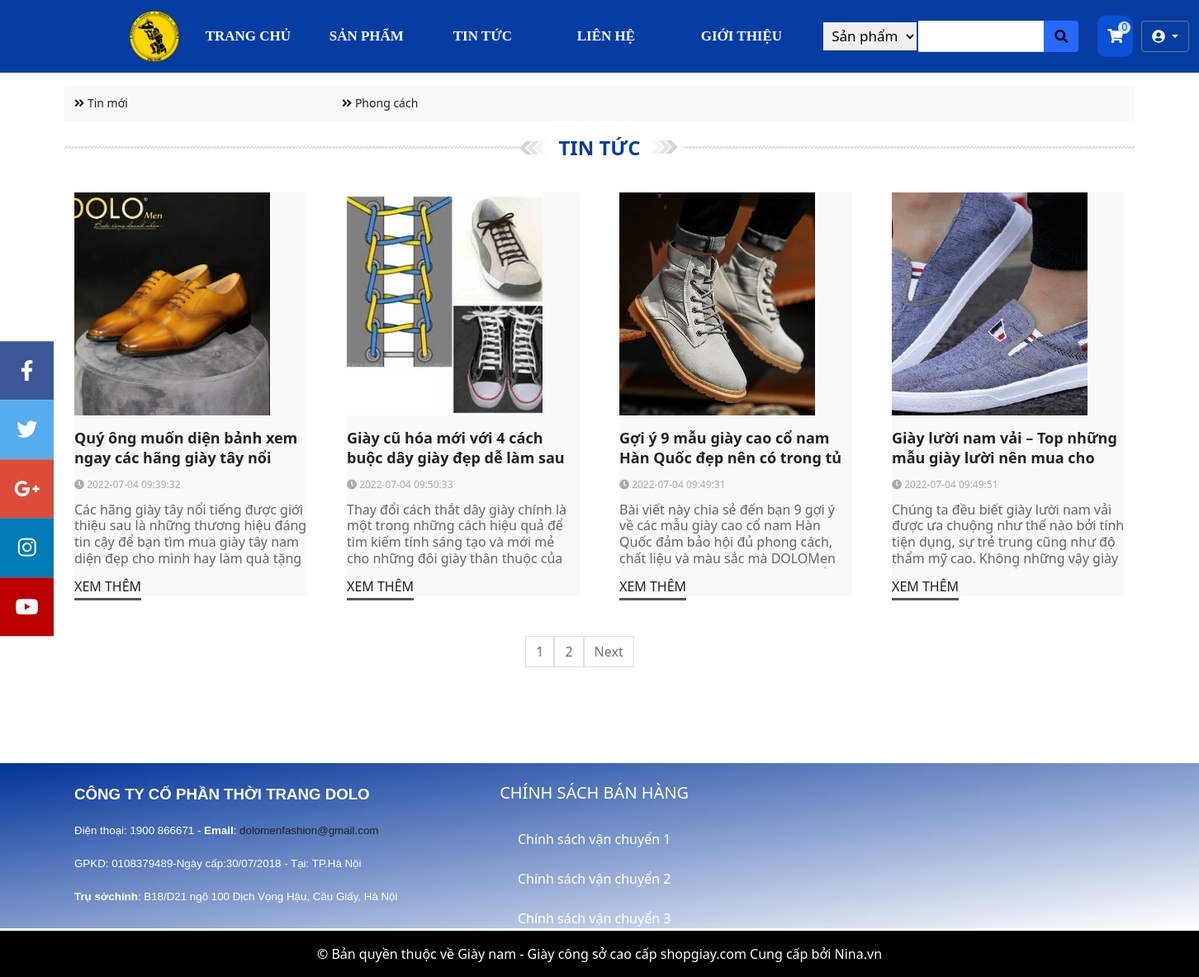
The page /index.php?action=news&act=news on the database its author committed.
### tables this page shows
CREATE TABLE `loai_tintuc` (
  `loai_tintuc_id` int(11) NOT NULL COMMENT 'mã loại tin tức',
  `ten_loai_tintuc` varchar(150) NOT NULL COMMENT 'tên loại tin tức'
);

CREATE TABLE `tintuc` (
  `tintuc_id` int(11) NOT NULL COMMENT 'mã tin tức',
  `loai_tintuc_id` int(11) NOT NULL COMMENT 'mã loại tin tức',
  `tieu_de` varchar(255) NOT NULL COMMENT 'tiêu đề tin tức',
  `luot_xem` int(11) NOT NULL COMMENT 'lượt xem',
  `mota_ngan` text DEFAULT NULL COMMENT 'mô tả ngắn',
  `noi_dung` text NOT NULL COMMENT 'Nội dung tin tức',
  `image_tintuc` text NOT NULL COMMENT 'ảnh tin tức',
  `status` int(11) NOT NULL COMMENT 'trạng thái tin tức đăng hay không đăng',
  `date_update` datetime NOT NULL COMMENT 'thời gian cập nhật tin tức'
);

### models/connect.php (called while the page is built, shortened)
<?php
    class connect{
        private $db;
        public function __construct()
        {
            $dsn='mysql:host=localhost;dbname=shopgiay';
            $user='root';
            $pass='';
            try{
                $this->db=new PDO($dsn,$user,$pass,array(PDO::MYSQL_ATTR_INIT_COMMAND=>"SET NAMES utf8"));
            }catch (PDOException $e){
                die($e->getMessage());
            }
        }
        public function getList($select){
            $results=$this->db->query($select);
            return $results;
        }
    }
?>

### models/news.php (called while the page is built, shortened)
<?php
  class news{
    public function getnews(){
      $select="select * from `tintuc` where status=1";
      $db=new connect();
      $result = $db->getList($select);
      return $result;
    }
    public function getloainews(){
      $select="select * from `loai_tintuc`";
      $db=new connect();
      $result = $db->getList($select);
      return $result;
    }
    function getListPage($start,$limit){
      $db= new connect();
      $select="select * from `tintuc` where status=1 limit ".$start.",".$limit;
      $result=$db->getList($select);
      return $result;
    }
  }

### models/page.php (called while the page is built, shortened)
<?php
class Page
{
    function findStart($limit)
    {
        if (!isset($_GET['page']) || $_GET['page'] == 1) {
            $start = 0;
        } else {
            $start = ($_GET['page'] - 1) * $limit;
        }
        return $start;
    }
    function findPage($count, $limit)
    {
        $page = (($count % $limit) == 0) ? $count / $limit : floor($count / $limit) + 1;
        return $page;
    }
}
?>

### views/news.php (the view, shortened to what this page needs)
<section id="news" class="block-news">
  <div class="item-cate-news">
    <ul class="row">
      <?php
        $news=new news();
        $results=$news->getloainews();
        foreach($results as $key => $set):
      ?>
      <li class="col-md-3 col-sm-4 col-xs-6" <?php if($key==0){echo 'hidden';} ?>>
        <h2><a href="index.php?action=news&act=news&type=<?php echo $set['loai_tintuc_id']; ?>"  title="<?php echo $set['ten_loai_tintuc']; ?>">
          <i class="fa fa-angle-double-right" aria-hidden="true"></i>
            <?php echo $set['ten_loai_tintuc']; ?></a></h2>
      </li>
      <?php
        endforeach;
      ?>
    </ul>
  </div>
  <div class="block-title">
    <h2 class="title"><a style="pointer-events: none;">TIN TỨC</a></h2>
  </div>
  <div class="block-content">
    <div class="row">
      <?php
        $p = new Page();
        $limit = 4;
        $start = $p->findStart($limit);
        if (isset($_GET['type']) && $_GET['type'] != '') {
          $type=$_GET['type'];
          $results = $news->getnews_loai($type);
          $count = $results->rowCount();
          $results = $news->getListPage_loai($start, $limit, $type);
        }else{
          $results=$news->getnews();
          $count = $results->rowCount();
          $results = $news->getListPage($start, $limit);
        }
          $page = $p->findPage($count, $limit);
          $current_page = (isset($_GET['page'])) ? $_GET['page'] : 1;
          while ($set = $results->fetch()) :
      ?>
      <div class="col-md-3 col-sm-6 col-xs-12 wrap-item">
        <div class="item">
          <div class="item-content">
            <a href="index.php?action=news&act=news_detail&id=<?php echo $set['tintuc_id']; ?>" class="img">
              <img src="<?php echo $set['image_tintuc']; ?>" class="item-img" alt="...">
            </a>
            <div class="item-body">
              <h3 class="item-title">
                <a href="index.php?action=news&act=news_detail&id=<?php echo $set['tintuc_id']; ?>">
                  <?php echo $set['tieu_de'] ?>
                </a>
              </h3>
              <div class="item-time">
                <i class="fas fa-clock" aria-hidden="true"></i> <?php echo $set['date_update'] ?>
              </div>
              <div class="item-info"><?php echo $set['mota_ngan'] ?></div>
              <div class="view_all">
                <a href="index.php?action=news&act=news_detail&id=<?php echo $set['tintuc_id']; ?>">
                  Xem thêm
                </a>
              </div>
            </div>
          </div>
        </div>
      </div>
      <?php
      endwhile;
      ?>
    </div>
  </div>
  <div class="text-center mb-5 mt-2 me-5" <?php if($page<2) echo 'hidden'; ?>>
      <nav class="page-nav" style="display: inline-block;">
        <ul class="pagination">
          <?php
            for ($i = 1; $i <= $page; $i++) {
          ?>
          <li>
            <a href="index.php?action=news&act=news<?php if(isset($_GET['type'])&&$_GET['type']!=''){echo '&type='.$_GET['type'];}?>&page=<?php echo $i ?>"
              class="page-link text-secondary"><?php echo $i ?></a>
          </li>
          <?php
            }
            if ($current_page < $page && $page > 1) {
              if(isset($_GET['type'])&&$_GET['type']!=''){
                echo '<li><a href="index.php?action=news&act=news&type='.$_GET['type'].'&page=' . ($current_page + 1) . '" class="page-link text-secondary">Next</a></li>';
              }else{
                echo '<li><a href="index.php?action=news&act=news&page=' . ($current_page + 1) . '" class="page-link  text-secondary">Next</a></li>';
              }
            }
          ?>
        </ul>
      </nav>
    </div>
</section>

### assets/css/style.css (style rules this page uses)
:root { --main-color: rgb(5, 61, 163); --text-button: rgb(255, 255, 255); --bg-color: rgb(255, 255, 255); --bs-font-sans-serif: system-ui, -apple-system, "Segoe UI", Roboto, "Helvetica Neue", Arial, "Noto Sans", "Liberation Sans", sans-serif, "Apple Color Emoji", "Segoe UI Emoji", "Segoe UI Symbol", "Noto Color Emoji"; }
a { text-decoration: none; color: #222; }
#news.block-news .block-content { margin: 0px 0px 20px; }
.item-cate-news { background: #f9f9f9; padding: 10px 0px; text-align: left; margin: 15px 0px 10px; }
.item-cate-news ul { padding: 0; margin: 0; }
.item-cate-news ul li { list-style-type: none; }
.item-cate-news ul li h2 { margin: 0; padding: 4px 0; font-size: 14px; font-weight: 400; }
.block-title { margin: 10px 0px 10px; text-align: center; }
.block-title .title { margin: 0px 0px 0px; font-size: 24px; text-transform: uppercase; line-height: 1.3; position: relative; font-weight: 600; padding: 6px 30px 10px; background: url(../images/line-cate.png) repeat-x left 20px; }
.block-title .title a { color: var(--main-color); ; background: var(--bg-color); padding: 0px 12px; position: relative; }
.block-title .title a::before { content: ''; background: url(../images/arror-left.png) no-repeat; width: 40px; height: 16px; display: block; position: absolute; left: -35px; top: 9px; background-color: var(--bg-color); }
.block-title .title a::after { content: ''; background: url(../images/arror-right.png) no-repeat; width: 40px; height: 16px; display: block; position: absolute; right: -40px; top: 8px; background-color: var(--bg-color); }
.block-content .wrap-item .item { padding: 8px 12px; margin: 10px 0px 20px 0px; max-height: 505px; }
.block-content .item .item-content { background-color: rgb(245 245 245 / 55%); }
.item .item-body h3.item-title a { cursor: pointer; }
.block-content .item img.item-img { height: 100%; width: 100%; height: 270px; width: 237px; object-fit: cover; top: 0px; left: 0px; bottom: 0px; right: 0px; margin: auto; }
.block-content .item h3 { margin: 15px 0px 10px 0px; border: none; height: 50px; display: block; font-size: 18px; font-weight: 600; overflow: hidden; line-height: 1.34; }
.block-content .item .item-info { height: 80px; overflow: hidden; line-height: 1.24; color: #666; }
.block-content .item .item-time { font-size: 12px; color: #aaa; padding: 0px 0px 12px; }
.block-content .item .view_all { text-transform: uppercase; margin-top: 10px; margin-bottom: 10px; }
.block-content .item .view_all a { border-bottom: 3px solid #555; padding-bottom: 3px; }
#slider-wrap ul, li { margin: 0; padding: 0; }

### rows shown on the page
loai_tintuc: ten_loai_tintuc "Tin mới"
loai_tintuc: ten_loai_tintuc "Phong cách"
tintuc: image_tintuc (picture), tieu_de "Quý ông muốn diện bảnh xem ngay các hãng giày tây nổi…", date_update "2022-07-04 09:39:32", mota_ngan "Các hãng giày tây nổi tiếng được giới thiệu sau là những thương hiệu đáng tin cậy để bạn tìm mua giày tây nam diện đẹp cho mình hay làm quà tặng…"
tintuc: image_tintuc (picture), tieu_de "Giày cũ hóa mới với 4 cách buộc dây giày đẹp dễ làm sau", date_update "2022-07-04 09:50:33", mota_ngan "Thay đổi cách thắt dây giày chính là một trong những cách hiệu quả để tìm kiếm tính sáng tạo và mới mẻ cho những đôi giày thân thuộc của…"
tintuc: image_tintuc (picture), tieu_de "Gợi ý 9 mẫu giày cao cổ nam Hàn Quốc đẹp nên có trong tủ…", date_update "2022-07-04 09:49:31", mota_ngan "Bài viết này chia sẻ đến bạn 9 gợi ý về các mẫu giày cao cổ nam Hàn Quốc đảm bảo hội đủ phong cách, chất liệu và màu sắc mà DOLOMen…"
tintuc: image_tintuc (picture), tieu_de "Giày lười nam vải – Top những mẫu giày lười nên mua cho…", date_update "2022-07-04 09:49:51", mota_ngan "Chúng ta đều biết giày lười nam vải được ưa chuộng như thế nào bởi tính tiện dụng, sự trẻ trung cũng như độ thẩm mỹ cao. Không những vậy giày…"
